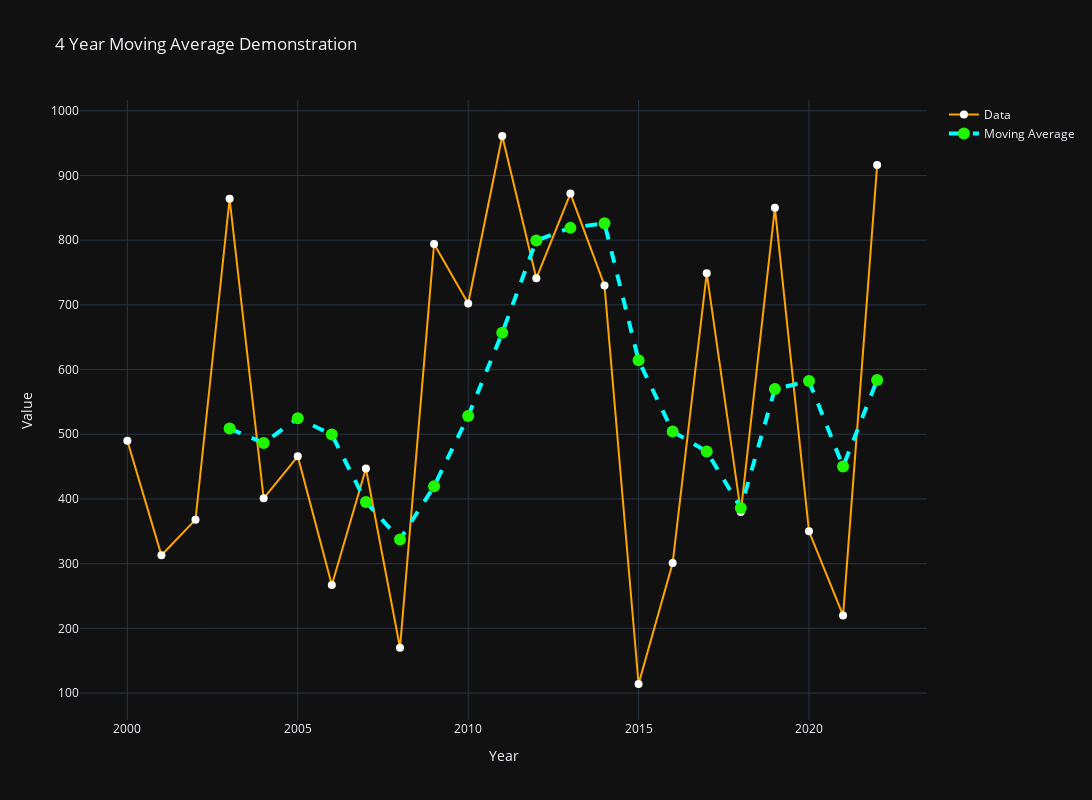

Notebook code for this chart:
### Markdown cell above
### <span style="color:cyan">3. Moving Average Method: Explained</span>


#### Definition
A **moving average** smooths time series data by creating a series of averages from overlapping/adjacent subsets of the full dataset. It helps reveal trends by reducing noise.

#### Key Characteristics
| Feature          | Description                                                                 |
|------------------|-----------------------------------------------------------------------------|
| **Calculation**  | Average of sliding window of `n` periods                                   |
| **Complexity**   | Simple arithmetic                                                          |
| **Output**       | Smoothed curve lagging behind actual data                                  |
| **Best For**     | Noise reduction, short-term trend identification                          |

#### When to Use
✔️ **Appropriate for**:
- Reducing random fluctuations in data
- Identifying underlying trends
- Preparing data for further analysis
- Smoothing volatile metrics (e.g., stock prices)

❌ **Avoid when**:
- Analyzing seasonality (use centered averages instead)
- Immediate reaction to changes is critical
- Data has structural breaks

---

#### Types of Moving Averages
1. **Simple Moving Average (SMA)**  
   ```python
   SMA_t = (y_t + y_{t-1} + ... + y_{t-n+1}) / n

### Code cell
import numpy as np
import plotly.graph_objects as go

# Generate data
years = np.arange(2000, 2023)
values = np.random.randint(100, 1000, len(years))

# Calculate moving average
gap = 4
odd_gap_ma = np.convolve(values, np.ones(gap)/gap, mode='valid')

# Create figure
fig = go.Figure()

# Add original data trace
fig.add_trace(go.Scatter(
    x=years, 
    y=values, 
    name='Data', 
    mode='markers+lines',
    marker=dict(color='white', size=8),
    line=dict(color='orange', width=2),
    hovertemplate = (
    "Year: %{x}<br>" +
    "Data: %{y:.2f}<br>" +
    "<extra></extra>"
    )
))

# Add moving average trace
fig.add_trace(go.Scatter(
    x=years[gap-1:],  # Corrected x-values for moving average
    y=odd_gap_ma,
    name='Moving Average',
    mode='lines+markers',
    marker=dict(color="#20f604", size=12),
    line=dict(color='cyan', width=4, dash='dash'),
    hovertemplate = (
    "Year: %{x}<br>" +
    "Moving Average: %{y:.2f}<br>" +
    "<extra></extra>"
    )
))

# Update layout
fig.update_layout(
    title=f'{gap} Year Moving Average Demonstration',
    xaxis_title='Year',
    yaxis_title='Value',
    showlegend=True,
    template='plotly_dark',
    width=1500,
    height=800  
)

# Show plot
fig.show()

### Figure 1 — Plotly figure (JSON) as saved in the notebook; plotly's stock layout.template omitted (floating-point values rounded to 4 significant figures)
{"data": [{"hovertemplate": "Year: %{x}<br>Data: %{y:.2f}<br><extra></extra>", "line": {"color": "orange", "width": 2}, "marker": {"color": "white", "size": 8}, "mode": "markers+lines", "name": "Data", "type": "scatter", "x": [2000, 2001, 2002, 2003, 2004, 2005, 2006, 2007, 2008, 2009, 2010, 2011, 2012, 2013, 2014, 2015, 2016, 2017, 2018, 2019, 2020, 2021, 2022], "y": [490, 313, 368, 864, 401, 466, 267, 447, 170, 794, 702, 961, 741, 872, 730, 114, 301, 749, 380, 850, 350, 220, 916]}, {"hovertemplate": "Year: %{x}<br>Moving Average: %{y:.2f}<br><extra></extra>", "line": {"color": "cyan", "dash": "dash", "width": 4}, "marker": {"color": "#20f604", "size": 12}, "mode": "lines+markers", "name": "Moving Average", "type": "scatter", "x": [2003, 2004, 2005, 2006, 2007, 2008, 2009, 2010, 2011, 2012, 2013, 2014, 2015, 2016, 2017, 2018, 2019, 2020, 2021, 2022], "y": [508.8, 486.5, 524.8, 499.5, 395.2, 337.5, 419.5, 528.2, 656.8, 799.5, 819.0, 826.0, 614.2, 504.2, 473.5, 386.0, 570.0, 582.2, 450.0, 584.0]}], "layout": {"height": 800, "showlegend": true, "title": {"text": "4 Year Moving Average Demonstration"}, "width": 1500, "xaxis": {"title": {"text": "Year"}}, "yaxis": {"title": {"text": "Value"}}}}
